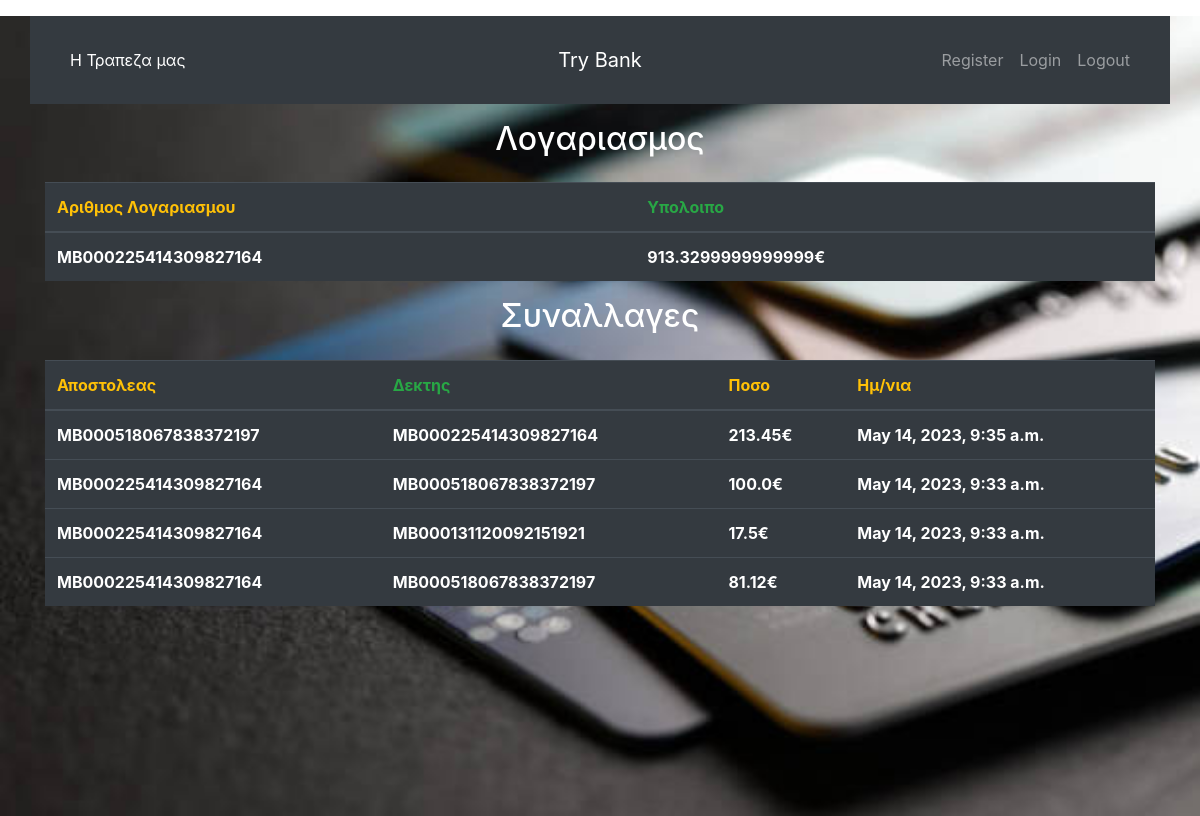
The page /profile/MB000225414309827164/ on the database as committed earlier.
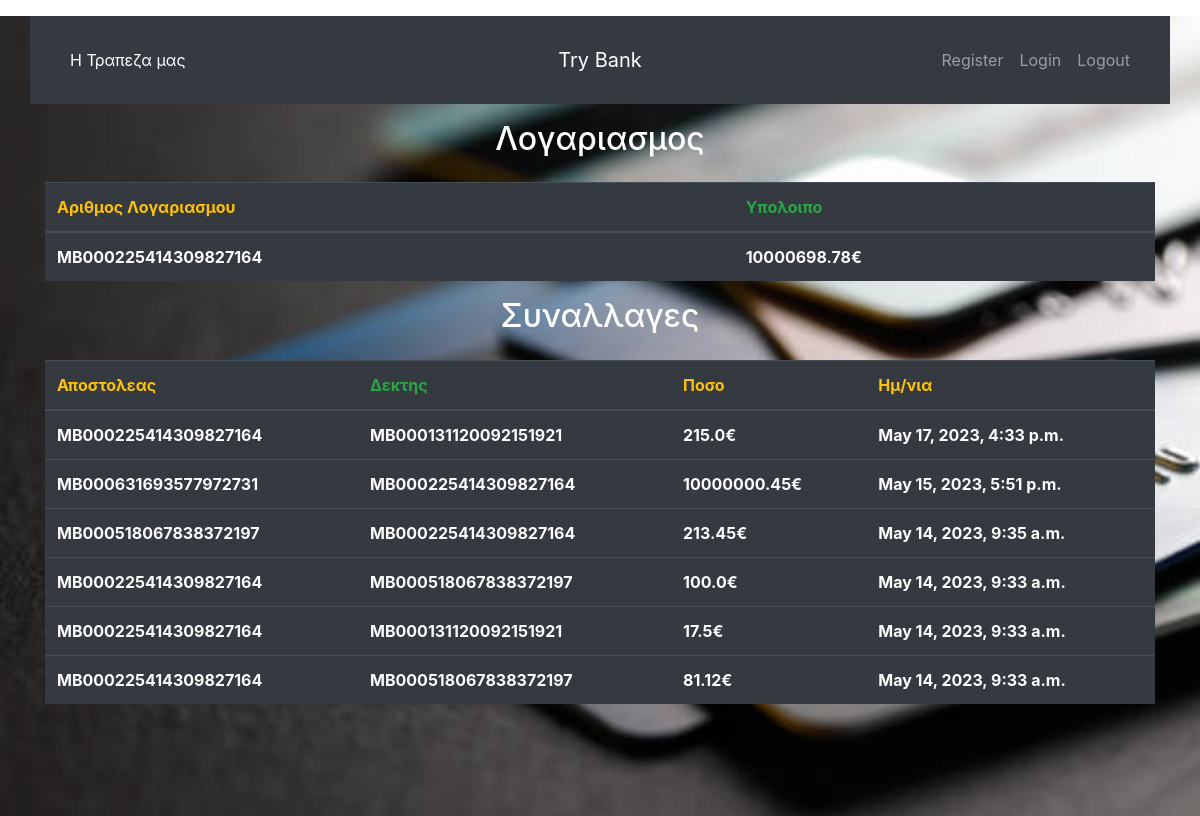
The same page on the database as committed later.
### customers/models.py (models this page shows, shortened)
class Accounts(models.Model):
    owner = models.ForeignKey(User, on_delete = models.CASCADE)
    acc_number = models.CharField(primary_key=True, max_length=20)
    balance = models.FloatField(default= 0)

class Transactions(models.Model):
    sender_acc = models.ForeignKey(Accounts,on_delete=models.CASCADE, related_name='sender_acc')
    recipient_acc = models.ForeignKey(Accounts, on_delete=models.CASCADE, related_name='recipient_acc')
    amount = models.FloatField()
    date = models.DateTimeField(auto_now_add=True,null=True, blank=True)

### customers/views.py (the view)
# urls.py: path('profile/<str:acc_number>/', views.account, name='account'),
def account(request, acc_number):
    query = Accounts.objects.get(acc_number = acc_number)
    saw_me = Transactions.objects.filter((Q(sender_acc=query) | Q(recipient_acc=query)))
    saw_me = saw_me.order_by('-date')
    context = {
        'object': query,
        'trans' : saw_me,
    }
    return render(request, 'account.html', context=context)

### templates/account.html
{% extends 'welcome_page.html' %}
{% block content %}
<div class="container">
    <div>
  <h2 class="text-center text-white">Λογαριασμος</h2>
    </div>
<div class="mt-4">
  <table class="table table-dark mt-4">
    <thead>
      <tr>
        <th class="text-warning">Αριθμος Λογαριασμου</th>
        <th class="text-success">Υπολοιπο</th>
      </tr>
    </thead>
      <tr>
        <th>{{object.acc_number}}</th>
        <th>{{object.balance}}€</th>
      </tr>
    <div class="mt-4">
  <table class="table table-dark mt-4">
      <div>
  <h2 class="text-center text-white">Συναλλαγες</h2>
    </div>
    <thead>
      <tr>
        <th class="text-warning">Αποστολεας</th>
        <th class="text-success">Δεκτης</th>
          <th class="text-warning">Ποσο</th>
        <th class="text-warning">Ημ/νια</th>
      </tr>
    </thead>
     {% for object in trans %}
      <tr>
          <th>{{object.sender_acc.acc_number}}</th>
          <th>{{object.recipient_acc.acc_number}}</th>
          <th>{{object.amount}}€</th>
          <th>{{object.date}}</th>
      </tr>
        {% endfor %}
  </div>
</div>
{% endblock content %}

Rows that differ between the two databases and show on the page:
changed Accounts "MB000225414309827164": balance "913.3299999999999" → "10000698.78"
added Transactions: sender_acc.acc_number "MB000225414309827164", recipient_acc.acc_number "MB000131120092151921", amount "215.0", date "May 17, 2023, 4:33 p.m."
added Transactions: sender_acc.acc_number "MB000631693577972731", recipient_acc.acc_number "MB000225414309827164", amount "10000000.45", date "May 15, 2023, 5:51 p.m."
